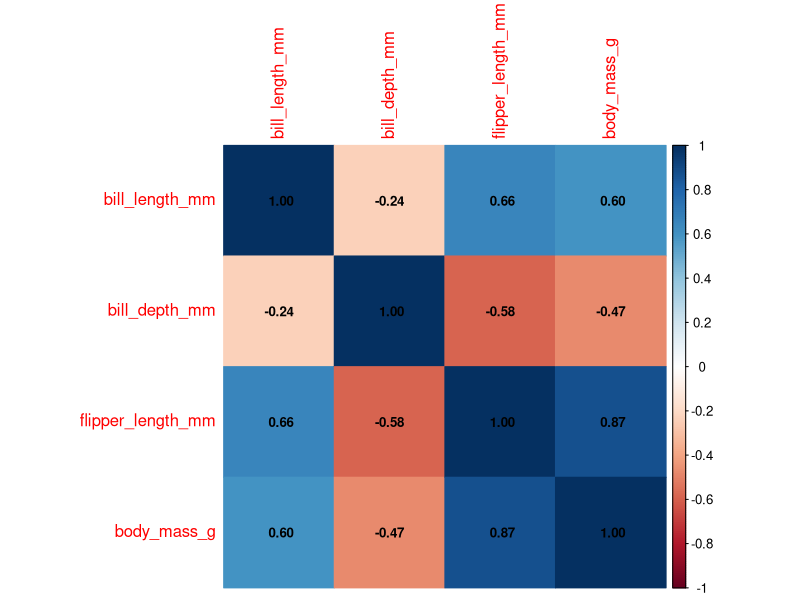
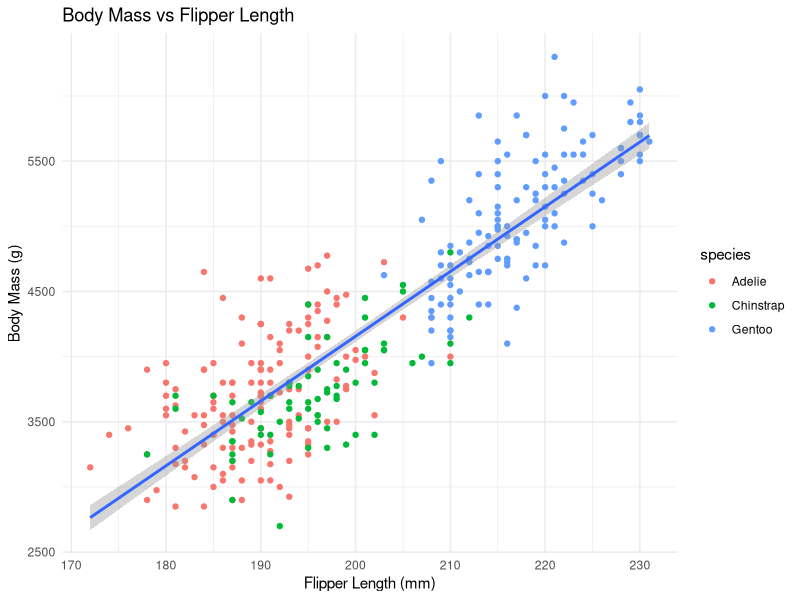
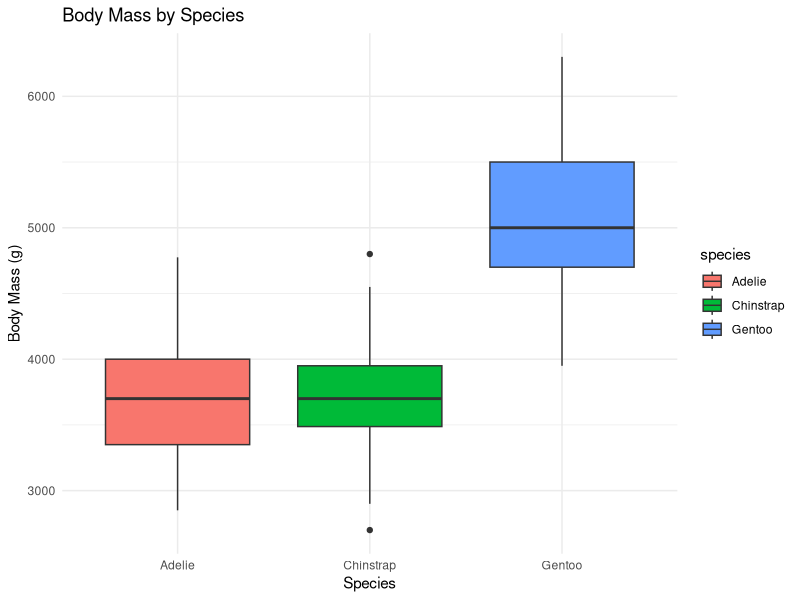
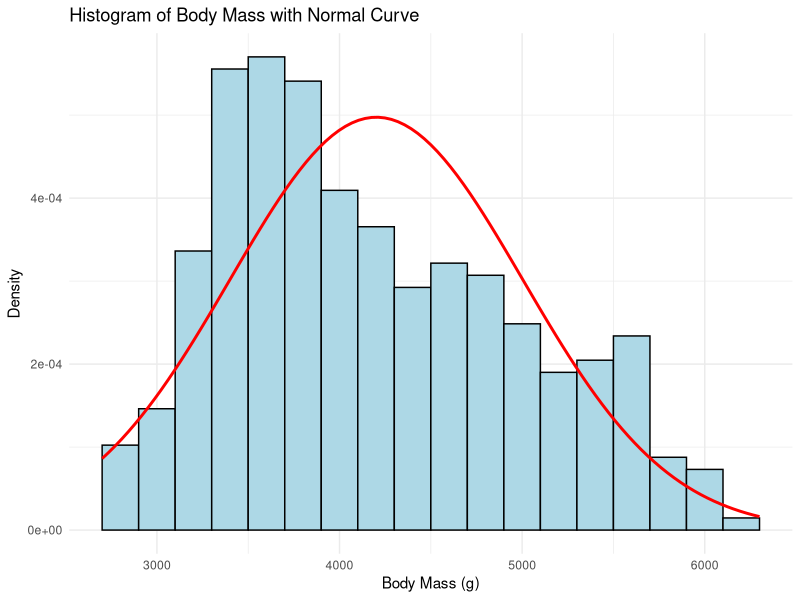

Recreate these plots in R, in order.
# ===============================
# CSC 204 Lab Assessment (Penguins)
# ===============================

# Set CRAN mirror
options(repos = c(CRAN = "https://cran.rstudio.com/"))

# Install if not already installed
# install.packages("palmerpenguins")
# install.packages("ggplot2")
# install.packages("dplyr")
# install.packages("corrplot")
# install.packages("writexl")

# Load libraries
library(palmerpenguins)
library(ggplot2)
library(dplyr)
library(corrplot)
library(writexl)

# Load dataset
data("penguins")
df <- penguins

write_xlsx(df, "DTS_204_Dataset.xlsx")

# Display the first six rows
cat("--- First Six Rows ---\n")
head(df)

# Check Missing Values
cat("\n--- Missing Values Count ---\n")
colSums(is.na(df))

# Generate summary statistics for numerical variables
cat("\n--- Summary Statistics ---\n")
summary(select(df, bill_length_mm, bill_depth_mm, flipper_length_mm, body_mass_g))

# ========================
# Hypothesis Testing
# ========================

# i. Two-Sample t-Test (Adelie vs Gentoo body mass)
adelie_mass <- df %>% filter(species == "Adelie") %>% pull(body_mass_g)
gentoo_mass <- df %>% filter(species == "Gentoo") %>% pull(body_mass_g)
t_test_result <- t.test(adelie_mass, gentoo_mass)
cat("\n--- Two-Sample t-Test Result ---\n")
print(t_test_result)

# ii. One-sample proportion test (male proportion vs 50%)
male_count <- sum(df$sex == "male", na.rm = TRUE) 
total_count <- sum(!is.na(df$sex)) 
prop_test_result <- prop.test(male_count, total_count, p = 0.5)
prop_test_result

# ========================
# Correlation Analysis
# ========================
# Compute correlation matrix
num_vars <- select(df, bill_length_mm, bill_depth_mm, flipper_length_mm, body_mass_g)
cor_matrix <- cor(num_vars, use = "complete.obs")
cat("\n--- Correlation Matrix ---\n")
cor_matrix

# Visualize correlation matrix 
corrplot(cor_matrix, method = "color", addCoef.col = "black", number.cex = 0.8)

# ========================
# Regression Analysis
# ========================
# i. Simple Linear Regression
simple_lm <- lm(body_mass_g ~ flipper_length_mm, data = df)
cat("\n--- Simple Linear Regression Summary ---\n")
summary(simple_lm)

# ii. Multiple linear regression
multi_lm <- lm(body_mass_g ~ flipper_length_mm + bill_length_mm + bill_depth_mm, data = df)
cat("\n--- Multiple Linear Regression Summary ---\n")
summary(multi_lm)

# ========================
# Data Visualization
# ========================
# 1. Scatter plot: Body Mass vs Flipper Length
ggplot(df, aes(x = flipper_length_mm, y = body_mass_g)) +
  geom_point(aes(color = species), na.rm = TRUE) + 
  geom_smooth(method = "lm", se = TRUE, na.rm = TRUE) + 
  theme_minimal() + 
  labs(title = "Body Mass vs Flipper Length", x = "Flipper Length (mm)", y = "Body Mass (g)")

# 2. Boxplot: Body Mass by Species
ggplot(df, aes(x = species, y = body_mass_g, fill = species)) + 
  # Added na.rm = TRUE 
  geom_boxplot(na.rm = TRUE) + 
  theme_minimal() + 
  labs(title = "Body Mass by Species", x = "Species", y = "Body Mass (g)")

# 3. Histogram with normal curve overlay
ggplot(df, aes(x = body_mass_g)) + 
  # Added na.rm = TRUE 
  geom_histogram(aes(y = after_stat(density)), binwidth = 200, fill = "lightblue", color = "black", na.rm = TRUE) +
  stat_function(fun = dnorm, args = list(mean = mean(df$body_mass_g, na.rm = TRUE),
                                         sd = sd(df$body_mass_g, na.rm = TRUE)),
                # Updated line sizing syntax
                color = "red", linewidth = 1, na.rm = TRUE) +
  theme_minimal() +
  labs(title = "Histogram of Body Mass with Normal Curve", x = "Body Mass (g)", y = "Density")
